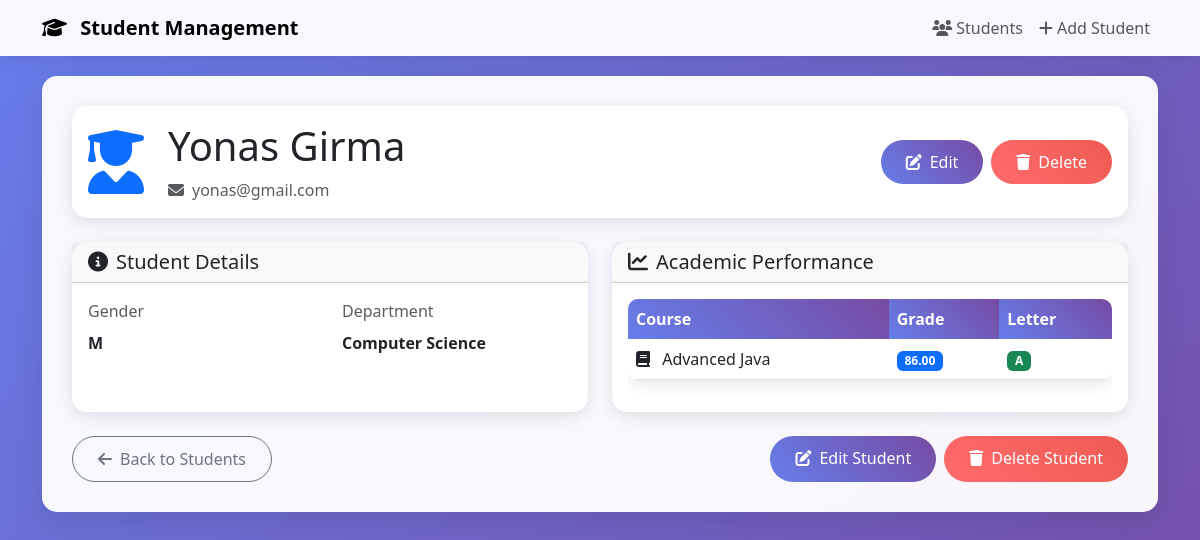
The app's page /students/1/ with its own data.
### students/models.py (models this page shows, shortened)
class Student(models.Model):
    GENDER_CHOICES = [
        ('M', 'Male'),
        ('F', 'Female')
    ]
    first_name = models.CharField(max_length=50)
    last_name = models.CharField(max_length=50)
    gender = models.CharField( max_length=6, choices = GENDER_CHOICES)
    email = models.EmailField(unique=True)
    created_at = models.DateTimeField(default= timezone.now)
    class meta:
        ordering = ['first_name', 'last_name']
    courses = models.ManyToManyField(Course, related_name="students", through='Grade', blank=True)
    department = models.ForeignKey(Department,on_delete=models.SET_NULL, null=True, blank=True)

class Department(models.Model):
    department_name = models.CharField(max_length=50, unique=True)
    created_at = models.DateTimeField(default= timezone.now)

class Grade(models.Model):
    student = models.ForeignKey(Student,  on_delete=models.CASCADE)
    course = models.ForeignKey(Course, on_delete=models.CASCADE)
    grade = models.DecimalField(decimal_places=2, max_digits=5, null=True, blank=True)
    created_at = models.DateTimeField(default= timezone.now)
    def grade_letter(self):
        if self.grade is None:
            return 'N/A'
        elif self.grade >= 90 and self.grade <= 100:
            return 'A+'
        elif self.grade >= 85 and self.grade <= 89:
            return 'A'
        elif self.grade >= 80 and self.grade <= 84:
            return 'A-'
        elif self.grade >= 75 and self.grade <= 79:
            return 'B+'
        elif self.grade >= 70 and self.grade <= 74:
            return 'B'
        elif self.grade >= 65 and self.grade <= 69:
            return 'B-'
        elif self.grade >= 60 and self.grade <= 64:
            return 'C'
        else:
            return 'F'

class Course(models.Model):
    course_name = models.CharField(max_length=50)
    course_code = models.CharField(max_length= 50, unique= True)
    description = models.TextField(max_length= 500)
    department = models.ForeignKey(Department, on_delete=models.CASCADE, related_name='courses')
    created_at = models.DateTimeField(default= timezone.now)

### students/views.py (the view)
# urls.py: path('students/<int:pk>/',StudentDetailView.as_view() , name='student-detail'),
class StudentDetailView(DetailView):
    model = Student
    template_name = 'students/student_detail.html'
    context_object_name = 'students'
    def get_context_data(self, **kwargs):
        context = super().get_context_data(**kwargs)
        student = self.get_object()
        context['grades'] = Grade.objects.filter(student=student)
        context['department'] = self.object.department
        return context

### students/templates/students/student_detail.html (shortened to what this page needs)
{% extends 'students/base.html' %}
{% block content %}
<div class="row">
    <div class="col-12">
        <div class="card mb-4">
            <div class="card-body">
                <div class="d-flex align-items-center">
                    <div class="avatar-placeholder me-4">
                        <i class="fas fa-user-graduate fa-4x text-primary"></i>
                    </div>
                    <div class="flex-grow-1">
                        <h1 class="card-title mb-2">{{ students.first_name }} {{ students.last_name }}</h1>
                        <p class="text-muted mb-0">
                            <i class="fas fa-envelope me-2"></i>{{ students.email }}
                        </p>
                    </div>
                    <div class="d-flex gap-2">
                        <a href="{% url 'student-update' students.pk %}" class="btn btn-primary">
                            <i class="fas fa-edit me-2"></i>Edit
                        </a>
                        <a href="{% url 'student-delete' students.pk %}" class="btn btn-danger">
                            <i class="fas fa-trash me-2"></i>Delete
                        </a>
                    </div>
                </div>
            </div>
        </div>
        <div class="row">
            <div class="col-md-6 mb-4">
                <div class="card h-100">
                    <div class="card-header">
                        <h5 class="mb-0">
                            <i class="fas fa-info-circle me-2"></i>Student Details
                        </h5>
                    </div>
                    <div class="card-body">
                        <div class="row">
                            <div class="col-6 mb-3">
                                <label class="form-label text-muted">Gender</label>
                                <p class="mb-0 fw-bold">{{ students.gender }}</p>
                            </div>
                            <div class="col-6 mb-3">
                                <label class="form-label text-muted">Department</label>
                                <p class="mb-0 fw-bold">
                                    {{ students.department.department_name|default:"Not Assigned" }}
                                </p>
                            </div>
                        </div>
                    </div>
                </div>
            </div>
            <div class="col-md-6 mb-4">
                <div class="card h-100">
                    <div class="card-header">
                        <h5 class="mb-0">
                            <i class="fas fa-chart-line me-2"></i>Academic Performance
                        </h5>
                    </div>
                    <div class="card-body">
                        {% if grades %}
                            <div class="table-responsive">
                                <table class="table table-hover">
                                    <thead>
                                        <tr>
                                            <th>Course</th>
                                            <th>Grade</th>
                                            <th>Letter</th>
                                        </tr>
                                    </thead>
                                    <tbody>
                                        {% for grade_obj in grades %}
                                        <tr>
                                            <td>
                                                <i class="fas fa-book me-2"></i>
                                                {{ grade_obj.course.course_name }}
                                            </td>
                                            <td>
                                                <span class="badge bg-primary">{{ grade_obj.grade }}</span>
                                            </td>
                                            <td>
                                                <span class="badge bg-success">{{ grade_obj.grade_letter }}</span>
                                            </td>
                                        </tr>
                                        {% endfor %}
                                    </tbody>
                                </table>
                            </div>
                        {% else %}
                            <div class="text-center py-4">
                                <i class="fas fa-chart-line fa-2x text-muted mb-3"></i>
                                <p class="text-muted mb-0">No grades recorded yet</p>
                            </div>
                        {% endif %}
                    </div>
                </div>
            </div>
        </div>
        <div class="d-flex justify-content-between">
            <a href="{% url 'student-list' %}" class="btn btn-outline-secondary">
                <i class="fas fa-arrow-left me-2"></i>Back to Students
            </a>
            <div class="d-flex gap-2">
                <a href="{% url 'student-update' students.pk %}" class="btn btn-primary">
                    <i class="fas fa-edit me-2"></i>Edit Student
                </a>
                <a href="{% url 'student-delete' students.pk %}" class="btn btn-danger">
                    <i class="fas fa-trash me-2"></i>Delete Student
                </a>
            </div>
        </div>
    </div>
</div>
{% endblock %}

### students/templates/students/base.html (style rules this page uses)
body { background: linear-gradient(135deg, #667eea 0%, #764ba2 100%); min-height: 100vh; }
.card { border: none; border-radius: 15px; box-shadow: 0 4px 15px rgba(0, 0, 0, 0.1); transition: transform 0.3s ease; }
.btn { border-radius: 25px; padding: 10px 25px; font-weight: 500; transition: all 0.3s ease; }
.btn-primary { background: linear-gradient(45deg, #667eea, #764ba2); border: none; }
.btn-danger { background: linear-gradient(45deg, #ff6b6b, #ee5a52); border: none; }
.table { border-radius: 10px; overflow: hidden; box-shadow: 0 4px 15px rgba(0, 0, 0, 0.1); }
.table thead th { background: linear-gradient(45deg, #667eea, #764ba2); color: white; border: none; font-weight: 600; }

### records on screen
Student: first_name "Yonas", last_name "Girma", email "yonas@gmail.com", gender "M", department.department_name "Computer Science"
Grade: course.course_name "Advanced Java", grade "86.00", grade_letter "A"
